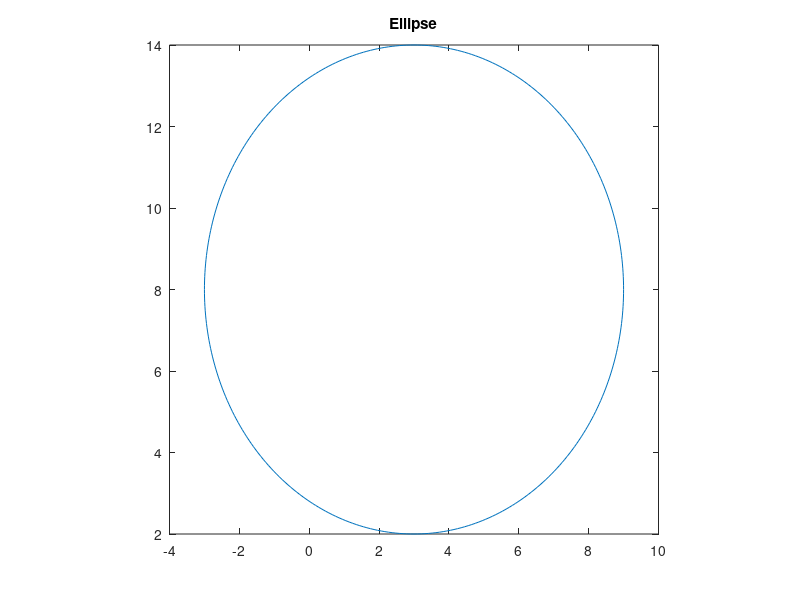

Write MATLAB code to recreate this figure.
%% Ex 3 Scheda 3
clc
clear
close all

% Vector of dots to draw
t = linspace(0, 2*pi, 361);
% Functions to compute x and y based on the dots offset
xt = 3 + 6 * cos(t);
yt = 8 + 6 * sin(t);
plot(xt, yt)
title('Ellipse')
axis square
% ^ makes sure the axis are square so we actually realize it's an ellipse and not a weird circle